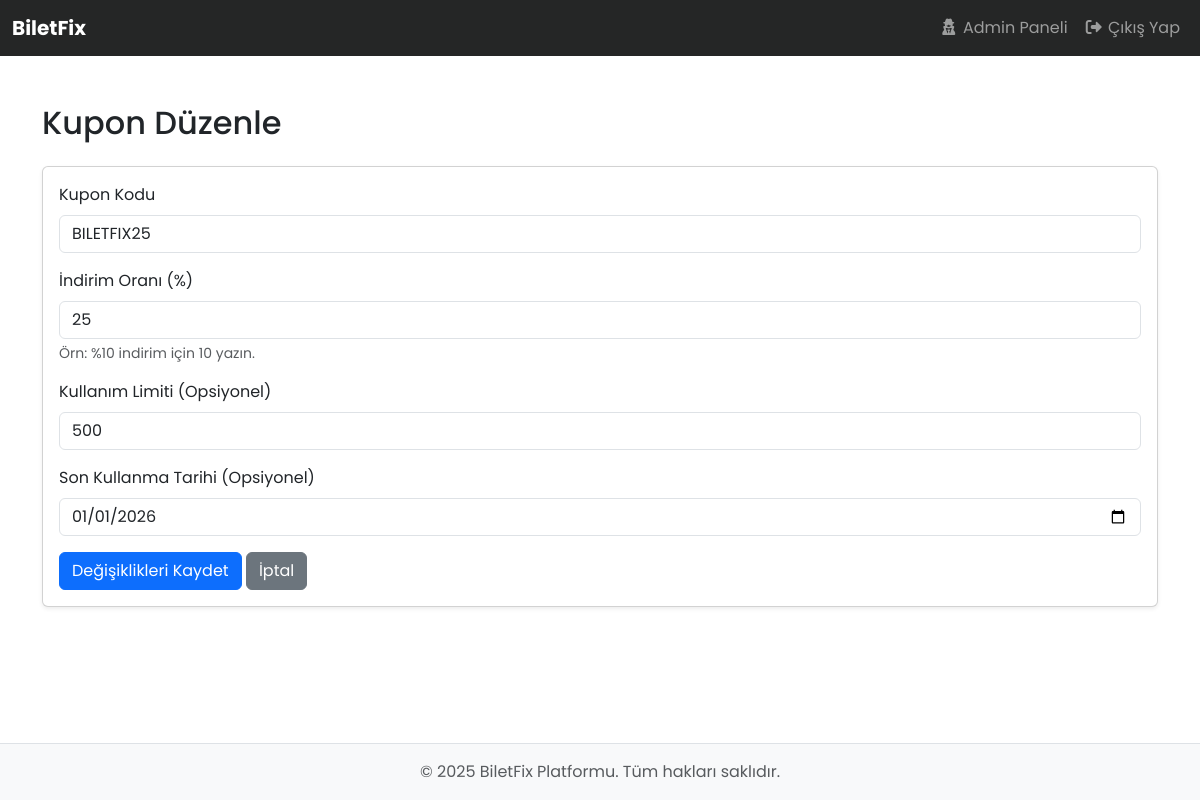
Page /index.php?page=edit-coupon&id=da384610-e8b4-483b-bacd-1746dc86b017 (signed in) on the committed database.
### tables this page shows
CREATE TABLE "coupons" (
	"id"	TEXT,
	"code"	TEXT NOT NULL,
	"discount"	REAL NOT NULL,
	"usage_limit"	INTEGER,
	"expire_date"	DATETIME,
	"created_at"	TIMESTAMP,
	"company_id"	TEXT,
	PRIMARY KEY("id"),
	FOREIGN KEY("company_id") REFERENCES "bus_companies"("id")
);

### app/controllers/AdminController.php (called while the page is built, shortened)
<?php
class AdminController{
    public function showCouponEditForm(){
        $coupon_id = $_GET['id'] ?? '';
        $couponModel = new Coupon();
        $coupon = $couponModel->findById($coupon_id);
        require_once __DIR__ . '/../../views/coupons/edit_coupon.php';
    }
}

### app/core/Database.php (called while the page is built)
<?php
function getDatabaseConnection() {
    static $connection = null;
    if($connection === null){
        try{
            $path = __DIR__ . '/../../database/database.db';
            $connection = new PDO("sqlite:" . $path);
            $connection->setAttribute(PDO::ATTR_ERRMODE, PDO::ERRMODE_EXCEPTION);
        }catch(PDOException $e){
            die("Veritabanı bağlantı hatası: " . $e->getMessage());
        }
    }
    return $connection;
}

### app/models/Coupon.php (called while the page is built, shortened)
<?php
class Coupon{
    private $db;
    public function __construct(){
        $this->db = getDatabaseConnection();
    }
    public function findById($id) {
        $sql = "SELECT * FROM coupons WHERE id = ?";
        $statement = $this->db->prepare($sql);
        $statement->execute([$id]);
        return $statement->fetch(PDO::FETCH_ASSOC);
    }
}

### views/coupons/edit_coupon.php (the view, shortened to what this page needs)
<?php require_once __DIR__ . '/../layout/header.php'; ?>
<div class="container mt-5">
    <h2 class="mb-4">Kupon Düzenle</h2>
    <div class="card shadow-sm">
        <div class="card-body">
            <form action="/index.php?page=<?php echo ($coupon['company_id'] === null) ? 'update-coupon-admin' : 'update-coupon-firma-admin'; ?>" method="POST">
                <div class="mb-3">
                    <label for="code" class="form-label">Kupon Kodu</label>
                    <input type="text" class="form-control" id="code" name="code" value="<?php echo htmlspecialchars($coupon['code']); ?>" required>
                </div>
                <div class="mb-3">
                    <label for="discount" class="form-label">İndirim Oranı (%)</label>
                    <input type="number" step="0.01" class="form-control" id="discount" name="discount" value="<?php echo htmlspecialchars($coupon['discount'] * 100); ?>" placeholder="Örn: 10" required>
                    <div class="form-text">Örn: %10 indirim için 10 yazın.</div>
                </div>
                <div class="mb-3">
                    <label for="usage_limit" class="form-label">Kullanım Limiti (Opsiyonel)</label>
                    <input type="number" class="form-control" id="usage_limit" name="usage_limit" value="<?php echo htmlspecialchars($coupon['usage_limit'] ?? ''); ?>" placeholder="Boş bırakırsanız sınırsız olur">
                </div>
                <div class="mb-3">
                    <label for="expire_date" class="form-label">Son Kullanma Tarihi (Opsiyonel)</label>
                    <input type="date" class="form-control" id="expire_date" name="expire_date" value="<?php echo htmlspecialchars($coupon['expire_date'] ?? ''); ?>">
                </div>
                <button type="submit" class="btn btn-primary">Değişiklikleri Kaydet</button>
                <a href="/index.php?page=<?php echo (isset($_SESSION['user_role']) && trim($_SESSION['user_role']) === 'admin') ? 'admin-dashboard' : 'firma-admin-dashboard'; ?>" class="btn btn-secondary">İptal</a>
            </form>
        </div>
    </div>
</div>
<?php require_once __DIR__ . '/../layout/footer.php'; ?>

### views/layout/header.php (style rules this page uses)
body { display: flex; flex-direction: column; min-height: 100vh; font-family: "Poppins", sans-serif !important; }

### rows in the picture
coupons: code "BILETFIX25", discount "25", usage_limit "500", expire_date "01/01/2026"
